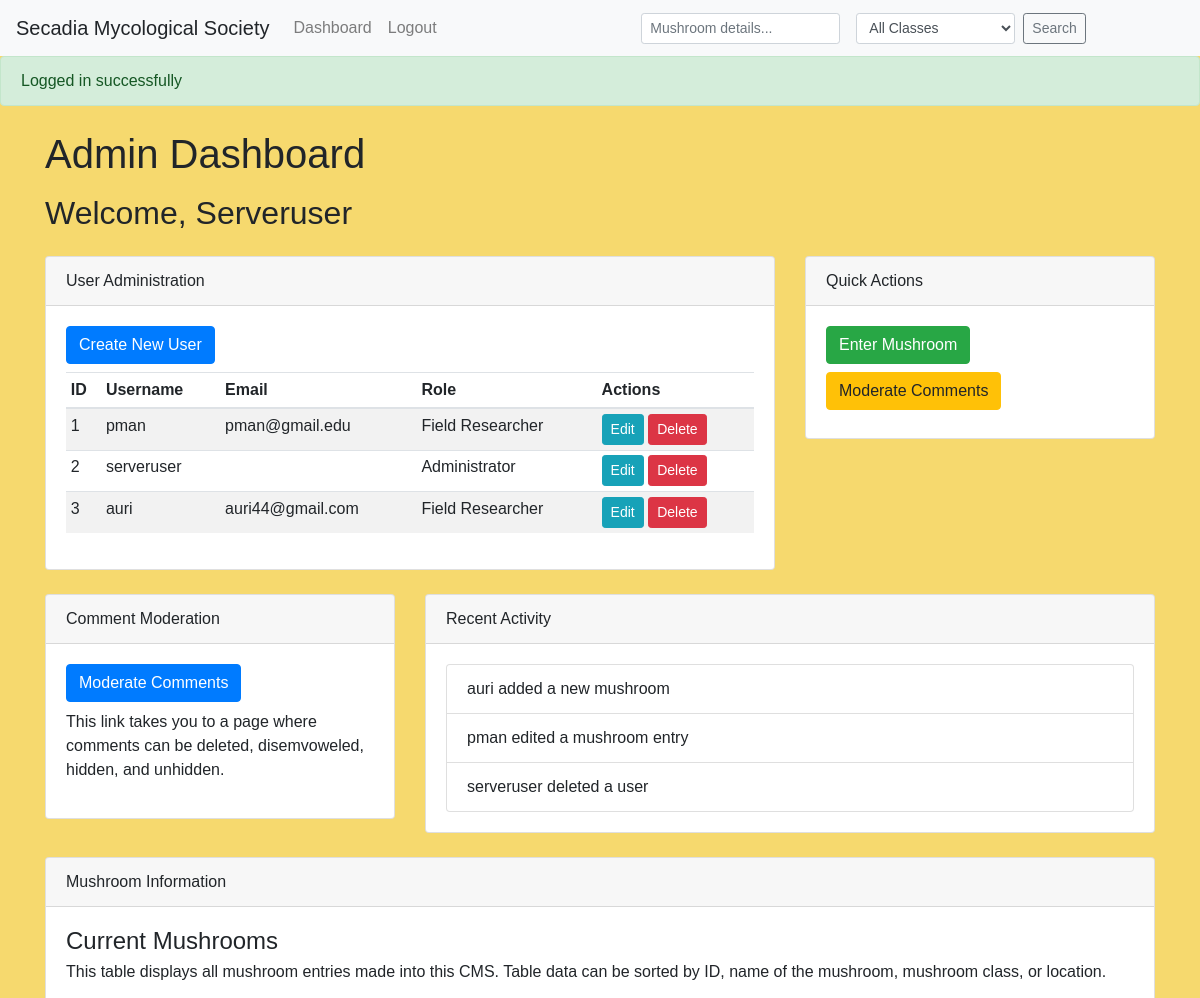
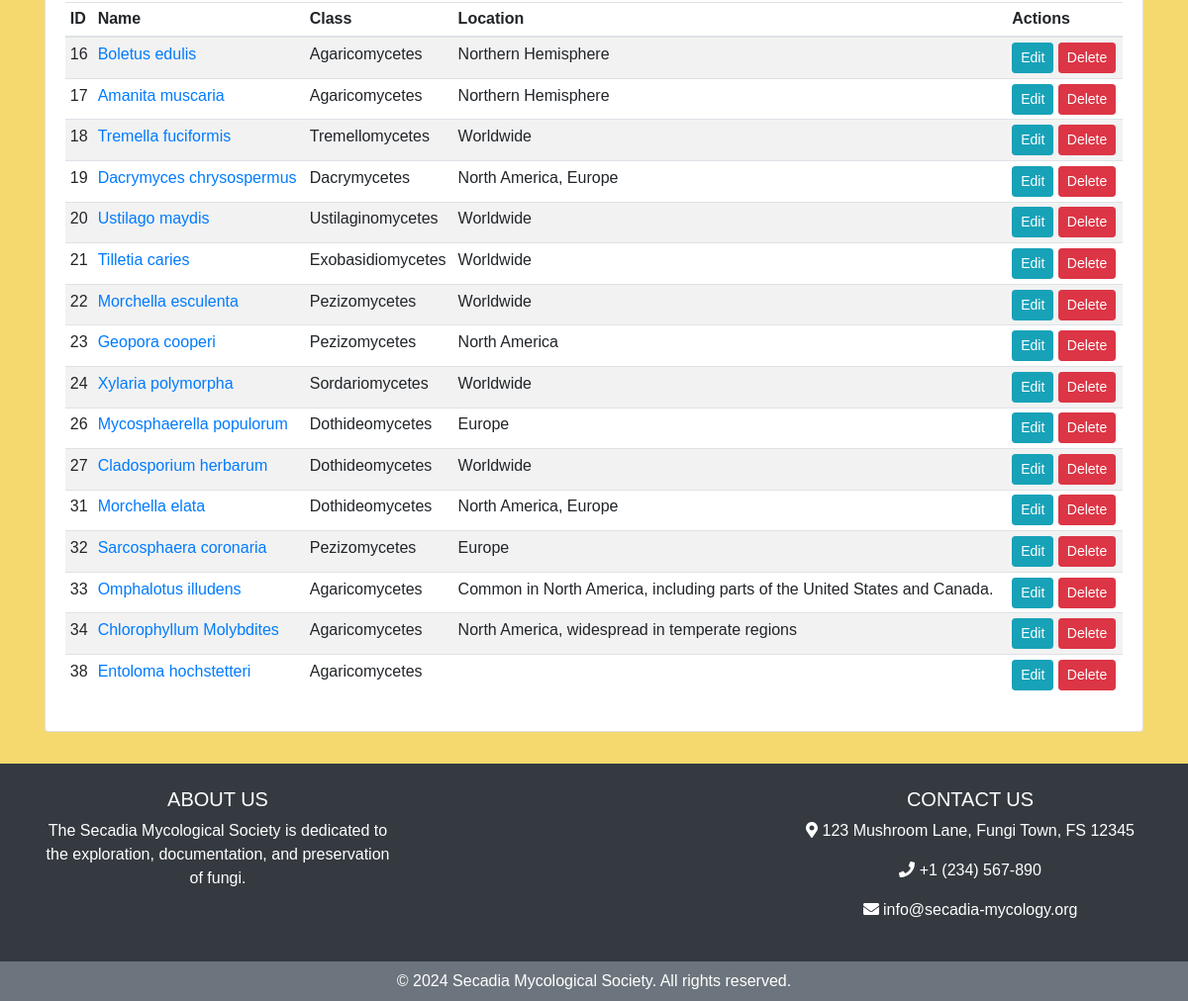
Screenshot of /admin.php (signed in) with the database file from the repository (2 pictures, top to bottom).
### tables this page shows
CREATE TABLE `users` (
  `UserID` int(11) UNSIGNED NOT NULL,
  `Username` varchar(255) NOT NULL,
  `Password` varchar(255) NOT NULL,
  `Role` enum('Field Researcher','Administrator') NOT NULL,
  `Email` varchar(255) DEFAULT NULL
);

CREATE TABLE `locations` (
  `LocationID` int(11) UNSIGNED NOT NULL,
  `MushroomID` int(11) UNSIGNED DEFAULT NULL,
  `Locality` varchar(255) DEFAULT NULL,
  `Habitat` varchar(255) DEFAULT NULL,
  `Date` date DEFAULT NULL
);

CREATE TABLE `mushroom_details` (
  `MushroomID` int(11) UNSIGNED NOT NULL,
  `Name` varchar(255) DEFAULT NULL,
  `UserID` int(11) UNSIGNED DEFAULT NULL,
  `Class` varchar(255) DEFAULT NULL,
  `Cap` varchar(255) DEFAULT NULL,
  `Gills` varchar(255) DEFAULT NULL,
  `SporePrint` varchar(255) DEFAULT NULL,
  `Stalk` varchar(255) DEFAULT NULL,
  `Flesh` varchar(255) DEFAULT NULL,
  `Odour` varchar(255) DEFAULT NULL,
  `Taste` varchar(255) DEFAULT NULL,
  `FieldIdentification` varchar(255) DEFAULT NULL
);

### admin.php (the view, shortened to what this page needs)
<?php
include 'header.php';
if (isset($_SESSION["success"])) {
    $success_message = $_SESSION["success"];
}
include_once 'connect.php';
$order = 'MushroomID';
$stmt = $db->prepare("SELECT mushroom_details.*, locations.Locality FROM mushroom_details LEFT JOIN locations ON mushroom_details.MushroomID = locations.LocationID ORDER BY " . $order);
$stmt->execute();
$mushrooms = $stmt->fetchAll();
?>
<!DOCTYPE html>
<html lang="en">
<head>
    <link href="https://maxcdn.bootstrapcdn.com/bootstrap/4.0.0/css/bootstrap.min.css" rel="stylesheet">
    <link rel="stylesheet" href="style.css">
    <link rel="stylesheet" type="text/css" href="https://cdn.datatables.net/v/dt/dt-1.11.4/datatables.min.css"/>
</head>
<body>
<?php if (isset($success_message)) : ?>
    <div class="alert alert-success" role="alert">
        <?php echo $success_message; ?>
    </div>
<?php endif; ?>
<div class="container py-2">
    <h1 class="mb-3">Admin Dashboard</h1>
    <h2 class="mb-4">Welcome, <?php echo ucfirst(strtolower(htmlspecialchars($_SESSION["username"]))); ?></h2>
    <div class="row">
        <div class="col-md-8">
            <div class="card mb-4">
                <div class="card-header">User Administration</div>
                <div class="card-body">
                    <a href="create_user.php" class="btn btn-primary mb-2">Create New User</a>
                    <div class="table-responsive">
                        <table class="table table-striped table-sm" id="usersTable">
                            <thead>
                            <tr>
                                <th>ID</th>
                                <th>Username</th>
                                <th>Email</th>
                                <th>Role</th>
                                <th>Actions</th>
                            </tr>
                            </thead>
                            <tbody>
                            <?php
                            $stmt = $db->prepare("SELECT * FROM Users");
                            $stmt->execute();
                            $users = $stmt->fetchAll();
                            foreach ($users as $user):
                                ?>
                                <tr>
                                    <td><?php echo $user['UserID']; ?></td>
                                    <td><?php echo $user['Username']; ?></td>
                                    <td><?php echo $user['Email']; ?></td>
                                    <td><?php echo $user['Role']; ?></td>
                                    <td>
                                        <a class="btn btn-info btn-sm" href="edit_user.php?UserID=<?php echo $user['UserID']; ?>">Edit</a>
                                        <a class="btn btn-danger btn-sm" href="delete_user.php?UserID=<?php echo $user['UserID']; ?>" onclick="return confirm('Are you sure you want to delete this user?');">Delete</a>
                                    </td>
                                </tr>
                            <?php endforeach; ?>
                            </tbody>
                        </table>
                    </div>
                </div>
            </div>
        </div>
        <div class="col-md-4">
            <div class="card mb-4">
                <div class="card-header">Quick Actions</div>
                <div class="card-body">
                    <a href="enter_mushroom.php" class="btn btn-success mb-2">Enter Mushroom</a>
                    <a href="moderate_comments.php" class="btn btn-warning mb-2">Moderate Comments</a>
                </div>
            </div>
        </div>
        <div class="col-md-4">
            <div class="card mb-4">
                <div class="card-header">Comment Moderation</div>
                <div class="card-body">
                    <a href="moderate_comments.php" class="btn btn-primary mb-2">Moderate Comments</a>
                    <p>This link takes you to a page where comments can be deleted, disemvoweled, hidden, and unhidden.</p>
                </div>
            </div>
        </div>
        <div class="col-md-8">
            <div class="card mb-4">
                <div class="card-header">Recent Activity</div>
                <div class="card-body">
                    <ul class="list-group">
                        <li class="list-group-item">auri added a new mushroom</li>
                        <li class="list-group-item">pman edited a mushroom entry</li>
                        <li class="list-group-item">serveruser deleted a user</li>
                    </ul>
                </div>
            </div>
        </div>
        <div class="col-md-12">
            <div class="card mb-4">
                <div class="card-header">Mushroom Information</div>
                <div class="card-body">
                    <h4 class="card-title mb-1">Current Mushrooms</h4>
                    <p>This table displays all mushroom entries made into this CMS. Table data can be sorted by ID, name of the mushroom, mushroom class, or location.</p>
                    <div class="table-responsive">
                        <table class="table table-striped table-sm" id="mushroomsTable">
                            <thead>
                            <tr>
                                <th scope="col">ID</th>
                                <th scope="col">Name</th>
                                <th scope="col">Class</th>
                                <th scope="col">Location</th>
                                <th scope="col">Actions</th>
                            </tr>
                            </thead>
                            <tbody>
                            <?php foreach ($mushrooms as $mushroom): ?>
                                <tr>
                                    <td><?php echo $mushroom['MushroomID']; ?></td>
                                    <td><a href="view_mushroom.php?MushroomID=<?php echo $mushroom['MushroomID']; ?>"><?php echo $mushroom['Name']; ?></a></td>
                                    <td><?php echo $mushroom['Class']; ?></td>
                                    <td><?php echo $mushroom['Locality']; ?></td>
                                    <td>
                                        <a class="btn btn-info btn-sm" href="edit_mushroom.php?MushroomID=<?php echo $mushroom['MushroomID']; ?>">Edit</a>
                                        <a class="btn btn-danger btn-sm" href="delete_mushroom.php?MushroomID=<?php echo $mushroom['MushroomID']; ?>" onclick="return confirm('Are you sure you want to delete this entry?');">Delete</a>
                                    </td>
                                </tr>
                            <?php endforeach; ?>
                            </tbody>
                        </table>
                    </div>
                </div>
            </div>
        </div>
    </div>
</div>
<?php require_once 'footer.php'; ?>
</body>
</html>

### style.css (style rules this page uses)
body { font-family: Arial, sans-serif; margin: 0; padding: 0; background-color: #F6D96E; }
.card { background-color: #ffff; }

### rows the page displays
users: UserID "1", Username "pman", Email "pman@gmail.edu", Role "Field Researcher"
users: UserID "2", Username "serveruser", Role "Administrator"
users: UserID "3", Username "auri", Email "auri44@gmail.com", Role "Field Researcher"
locations: MushroomID.MushroomID "16", MushroomID.Name "Boletus edulis", MushroomID.Class "Agaricomycetes", Locality "Northern Hemisphere"
locations: MushroomID.MushroomID "17", MushroomID.Name "Amanita muscaria", MushroomID.Class "Agaricomycetes", Locality "Northern Hemisphere"
locations: MushroomID.MushroomID "18", MushroomID.Name "Tremella fuciformis", MushroomID.Class "Tremellomycetes", Locality "Worldwide"
locations: MushroomID.MushroomID "19", MushroomID.Name "Dacrymyces chrysospermus", MushroomID.Class "Dacrymycetes", Locality "North America, Europe"
locations: MushroomID.MushroomID "20", MushroomID.Name "Ustilago maydis", MushroomID.Class "Ustilaginomycetes", Locality "Worldwide"
locations: MushroomID.MushroomID "21", MushroomID.Name "Tilletia caries", MushroomID.Class "Exobasidiomycetes", Locality "Worldwide"
locations: MushroomID.MushroomID "22", MushroomID.Name "Morchella esculenta", MushroomID.Class "Pezizomycetes", Locality "Worldwide"
locations: MushroomID.MushroomID "23", MushroomID.Name "Geopora cooperi", MushroomID.Class "Pezizomycetes", Locality "North America"
locations: MushroomID.MushroomID "24", MushroomID.Name "Xylaria polymorpha", MushroomID.Class "Sordariomycetes", Locality "Worldwide"
locations: MushroomID.MushroomID "26", MushroomID.Name "Mycosphaerella populorum", MushroomID.Class "Dothideomycetes", Locality "Europe"
locations: MushroomID.MushroomID "27", MushroomID.Name "Cladosporium herbarum", MushroomID.Class "Dothideomycetes", Locality "Worldwide"
locations: MushroomID.MushroomID "31", MushroomID.Name "Morchella elata", MushroomID.Class "Dothideomycetes", Locality "North America, Europe"
locations: MushroomID.MushroomID "32", MushroomID.Name "Sarcosphaera coronaria", MushroomID.Class "Pezizomycetes", Locality "Europe"
locations: MushroomID.MushroomID "33", MushroomID.Name "Omphalotus illudens", MushroomID.Class "Agaricomycetes", Locality "Common in North America, including parts of the United States and Canada."
locations: MushroomID.MushroomID "34", MushroomID.Name "Chlorophyllum Molybdites", MushroomID.Class "Agaricomycetes", Locality "North America, widespread in temperate regions"
locations: MushroomID.MushroomID "38", MushroomID.Name "Entoloma hochstetteri", MushroomID.Class "Agaricomycetes"

### other values shown
$success_message "Logged in successfully"
$_SESSION["username"] "Serveruser"
